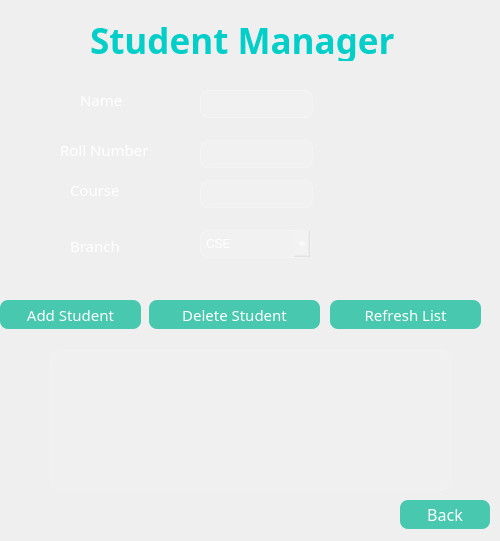
<?xml version="1.0" encoding="UTF-8"?>
<ui version="4.0">
 <class>studentmanager</class>
 <widget class="QWidget" name="studentmanager">
  <property name="geometry">
   <rect>
    <x>0</x>
    <y>0</y>
    <width>500</width>
    <height>541</height>
   </rect>
  </property>
  <property name="windowTitle">
   <string>Form</string>
  </property>
  <property name="styleSheet">
   <string notr="true">background-color: qlineargradient(
    x1:0, y1:0, x2:1, y2:1,
    stop:0 #141e30,
    stop:1 #243b55
);
color: white;</string>
  </property>
  <widget class="QLabel" name="lblTitle">
   <property name="geometry">
    <rect>
     <x>90</x>
     <y>20</y>
     <width>331</width>
     <height>41</height>
    </rect>
   </property>
   <property name="font">
    <font>
     <family>Swis721 LtEx BT</family>
     <pointsize>-1</pointsize>
     <bold>true</bold>
    </font>
   </property>
   <property name="styleSheet">
    <string notr="true">font-size: 35px;
font-weight: bold;
color: #00cec9;</string>
   </property>
   <property name="text">
    <string>Student Manager</string>
   </property>
  </widget>
  <widget class="QLabel" name="lblName">
   <property name="geometry">
    <rect>
     <x>80</x>
     <y>90</y>
     <width>81</width>
     <height>20</height>
    </rect>
   </property>
   <property name="font">
    <font>
     <family>Swis721 LtEx BT</family>
     <pointsize>11</pointsize>
    </font>
   </property>
   <property name="text">
    <string>Name</string>
   </property>
  </widget>
  <widget class="QLabel" name="lblRoll">
   <property name="geometry">
    <rect>
     <x>60</x>
     <y>140</y>
     <width>121</width>
     <height>20</height>
    </rect>
   </property>
   <property name="font">
    <font>
     <family>Swis721 LtEx BT</family>
     <pointsize>11</pointsize>
    </font>
   </property>
   <property name="styleSheet">
    <string notr="true">QPushButton {
    background-color: rgba(0, 184, 148, 0.7);
    color: white;
    border-radius: 8px;
    padding: 6px;
}
QPushButton:hover {
    background-color: rgba(0, 184, 148, 1);
}</string>
   </property>
   <property name="text">
    <string>Roll Number</string>
   </property>
  </widget>
  <widget class="QLabel" name="lblCourse">
   <property name="geometry">
    <rect>
     <x>70</x>
     <y>180</y>
     <width>71</width>
     <height>20</height>
    </rect>
   </property>
   <property name="font">
    <font>
     <family>Swis721 LtEx BT</family>
     <pointsize>11</pointsize>
    </font>
   </property>
   <property name="text">
    <string>Course</string>
   </property>
  </widget>
  <widget class="QPushButton" name="btnAddStudent">
   <property name="geometry">
    <rect>
     <x>0</x>
     <y>300</y>
     <width>141</width>
     <height>29</height>
    </rect>
   </property>
   <property name="font">
    <font>
     <family>Swis721 LtEx BT</family>
     <pointsize>11</pointsize>
    </font>
   </property>
   <property name="styleSheet">
    <string notr="true">QPushButton {
    background-color: rgba(0, 184, 148, 0.7);
    color: white;
    border-radius: 8px;
    padding: 6px;
}
QPushButton:hover {
    background-color: rgba(0, 184, 148, 1);
}</string>
   </property>
   <property name="text">
    <string>Add Student</string>
   </property>
  </widget>
  <widget class="QPushButton" name="btnRefresh">
   <property name="geometry">
    <rect>
     <x>330</x>
     <y>300</y>
     <width>151</width>
     <height>29</height>
    </rect>
   </property>
   <property name="font">
    <font>
     <family>Swis721 LtEx BT</family>
     <pointsize>11</pointsize>
    </font>
   </property>
   <property name="styleSheet">
    <string notr="true">QPushButton {
    background-color: rgba(0, 184, 148, 0.7);
    color: white;
    border-radius: 8px;
    padding: 6px;
}
QPushButton:hover {
    background-color: rgba(0, 184, 148, 1);
}</string>
   </property>
   <property name="text">
    <string>Refresh List</string>
   </property>
  </widget>
  <widget class="QTableView" name="tableStudents">
   <property name="geometry">
    <rect>
     <x>50</x>
     <y>350</y>
     <width>401</width>
     <height>141</height>
    </rect>
   </property>
   <property name="styleSheet">
    <string notr="true">QTableView {
    background-color: rgba(255,255,255,0.05);
    border: 1px solid rgba(255,255,255,0.2);
    border-radius: 10px;
    color: white;
    gridline-color: rgba(255,255,255,0.2);
}

QHeaderView::section {
    background-color: rgba(255,255,255,0.1);
    color: white;
    padding: 5px;
    border: none;
}</string>
   </property>
  </widget>
  <widget class="QPushButton" name="btnDeleteStudent">
   <property name="geometry">
    <rect>
     <x>149</x>
     <y>300</y>
     <width>171</width>
     <height>29</height>
    </rect>
   </property>
   <property name="font">
    <font>
     <family>Swis721 LtEx BT</family>
     <pointsize>11</pointsize>
    </font>
   </property>
   <property name="styleSheet">
    <string notr="true">QPushButton {
    background-color: rgba(0, 184, 148, 0.7);
    color: white;
    border-radius: 8px;
    padding: 6px;
}
QPushButton:hover {
    background-color: rgba(0, 184, 148, 1);
}</string>
   </property>
   <property name="text">
    <string>Delete Student</string>
   </property>
  </widget>
  <widget class="QPushButton" name="btnBack">
   <property name="geometry">
    <rect>
     <x>400</x>
     <y>500</y>
     <width>90</width>
     <height>29</height>
    </rect>
   </property>
   <property name="font">
    <font>
     <family>Swis721 LtEx BT</family>
     <pointsize>12</pointsize>
    </font>
   </property>
   <property name="styleSheet">
    <string notr="true">QPushButton {
    background-color: rgba(0, 184, 148, 0.7);
    color: white;
    border-radius: 8px;
    padding: 6px;
}
QPushButton:hover {
    background-color: rgba(0, 184, 148, 1);
}</string>
   </property>
   <property name="text">
    <string>Back</string>
   </property>
  </widget>
  <widget class="QLineEdit" name="txtRoll">
   <property name="geometry">
    <rect>
     <x>200</x>
     <y>140</y>
     <width>113</width>
     <height>28</height>
    </rect>
   </property>
   <property name="font">
    <font>
     <family>Swis721 LtEx BT</family>
     <pointsize>11</pointsize>
    </font>
   </property>
   <property name="styleSheet">
    <string notr="true">QLineEdit, QComboBox {
    background-color: rgba(255,255,255,0.1);
    border: 1px solid rgba(255,255,255,0.3);
    border-radius: 8px;
    padding: 5px;
    color: white;
}</string>
   </property>
  </widget>
  <widget class="QLineEdit" name="txtName">
   <property name="geometry">
    <rect>
     <x>200</x>
     <y>90</y>
     <width>113</width>
     <height>28</height>
    </rect>
   </property>
   <property name="font">
    <font>
     <family>Swis721 LtEx BT</family>
     <pointsize>11</pointsize>
    </font>
   </property>
   <property name="styleSheet">
    <string notr="true">QLineEdit, QComboBox {
    background-color: rgba(255,255,255,0.1);
    border: 1px solid rgba(255,255,255,0.3);
    border-radius: 8px;
    padding: 5px;
    color: white;
}</string>
   </property>
  </widget>
  <widget class="QLineEdit" name="txtCourse">
   <property name="geometry">
    <rect>
     <x>200</x>
     <y>180</y>
     <width>113</width>
     <height>28</height>
    </rect>
   </property>
   <property name="font">
    <font>
     <family>Swis721 LtEx BT</family>
     <pointsize>11</pointsize>
    </font>
   </property>
   <property name="styleSheet">
    <string notr="true">QLineEdit, QComboBox {
    background-color: rgba(255,255,255,0.1);
    border: 1px solid rgba(255,255,255,0.3);
    border-radius: 8px;
    padding: 5px;
    color: white;
}</string>
   </property>
  </widget>
  <widget class="QLabel" name="lblBranch">
   <property name="geometry">
    <rect>
     <x>70</x>
     <y>230</y>
     <width>91</width>
     <height>31</height>
    </rect>
   </property>
   <property name="font">
    <font>
     <family>Swis721 LtEx BT</family>
     <pointsize>11</pointsize>
    </font>
   </property>
   <property name="text">
    <string>Branch</string>
   </property>
  </widget>
  <widget class="QComboBox" name="comboBranch">
   <property name="geometry">
    <rect>
     <x>200</x>
     <y>230</y>
     <width>111</width>
     <height>28</height>
    </rect>
   </property>
   <property name="styleSheet">
    <string notr="true">QLineEdit, QComboBox {
    background-color: rgba(255,255,255,0.1);
    border: 1px solid rgba(255,255,255,0.3);
    border-radius: 8px;
    padding: 5px;
    color: white;
}</string>
   </property>
   <item>
    <property name="text">
     <string>CSE</string>
    </property>
   </item>
   <item>
    <property name="text">
     <string>IT</string>
    </property>
   </item>
   <item>
    <property name="text">
     <string>ECE</string>
    </property>
   </item>
   <item>
    <property name="text">
     <string>AI</string>
    </property>
   </item>
  </widget>
 </widget>
 <resources/>
 <connections/>
</ui>
